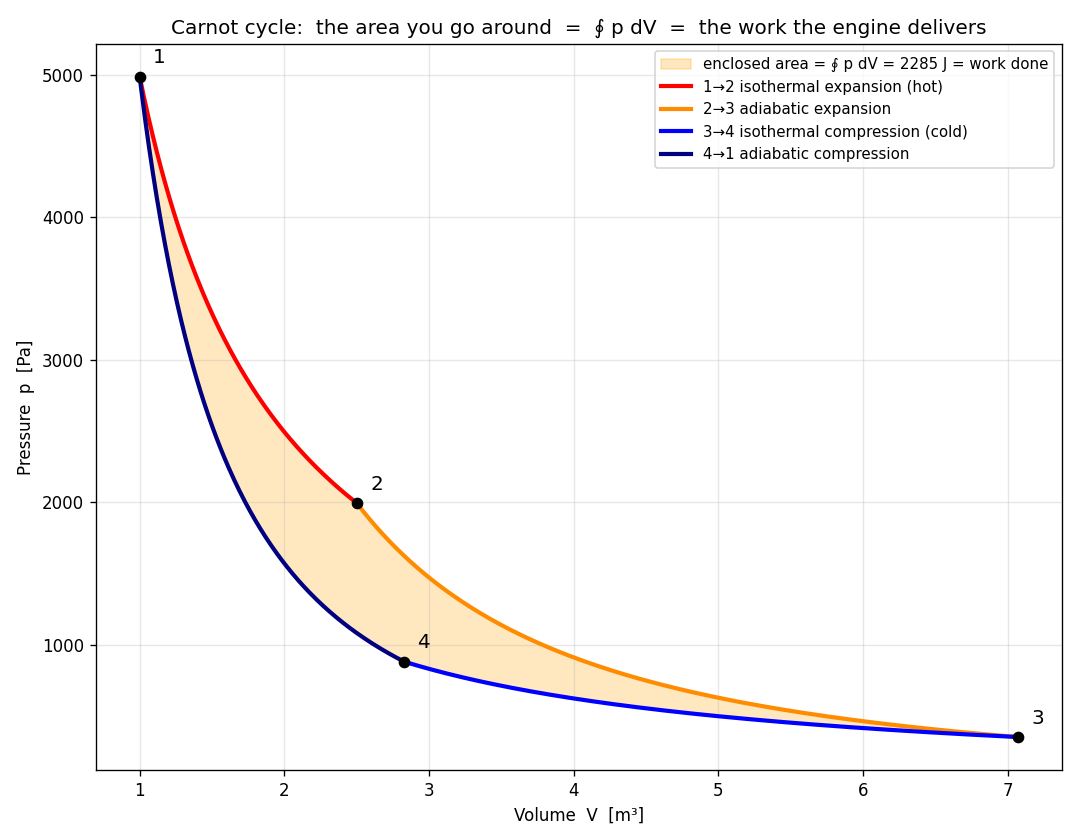

Write the Python code that produced this figure.
"""An engine runs in a loop → the area it encloses on a PV diagram IS the work.

Carnot (1824) asked the most practical question of the industrial age: how much
work can you squeeze out of heat? His answer lives on the pressure–volume plane.
Run a gas around a closed cycle — expand it, compress it, back to the start —
and the NET work it does on the world is the line integral

        W = ∮ p dV

which, for a closed loop, is just the AREA the loop encloses. Integration here
isn't an abstract ∫; it's the fuel bill of every steam engine and car.

    phenomenon:   a gas cycles: two isotherms + two adiabats (Carnot engine)
    simulation:   trace p and V around the closed loop
    dissection:   ∮ p dV computed by the trapezoid rule = enclosed area
    formula:      W = ∮ p dV,  and for Carnot  efficiency η = 1 − T_cold/T_hot
"""
from pathlib import Path

import matplotlib.pyplot as plt
import numpy as np
import torch

R = 8.314
n = 1.0
gamma = 5 / 3                 # monatomic ideal gas (Cp/Cv)
T_hot, T_cold = 600.0, 300.0

# --- the four legs of a Carnot cycle, in the order the gas traverses them ---
V1 = 1.0
V2 = 2.5                       # isothermal expansion at T_hot: V1 → V2
# adiabatic expansion T_hot → T_cold sets V3 via  T V^(γ−1) = const
V3 = V2 * (T_hot / T_cold) ** (1 / (gamma - 1))
V4 = V1 * (T_hot / T_cold) ** (1 / (gamma - 1))


def isotherm(Va, Vb, T, npts=200):
    V = np.linspace(Va, Vb, npts)
    p = n * R * T / V                      # ideal gas at fixed T
    return V, p


def adiabat(Va, Vb, Ta, npts=200):
    V = np.linspace(Va, Vb, npts)
    p = n * R * Ta / Va * (Va / V) ** gamma   # p V^γ = const
    return V, p


# --- simulation: stitch the closed loop together ---
V_a, p_a = isotherm(V1, V2, T_hot)      # 1→2 isothermal expansion (hot)
V_b, p_b = adiabat(V2, V3, T_hot)       # 2→3 adiabatic expansion
V_c, p_c = isotherm(V3, V4, T_cold)     # 3→4 isothermal compression (cold)
V_d, p_d = adiabat(V4, V1, T_cold)      # 4→1 adiabatic compression
V = np.concatenate([V_a, V_b, V_c, V_d])
p = np.concatenate([p_a, p_b, p_c, p_d])

# --- dissection: W = ∮ p dV as a discrete loop integral (trapezoid) ---
Vt, pt = torch.tensor(V), torch.tensor(p)
# close the loop explicitly
Vt = torch.cat([Vt, Vt[:1]])
pt = torch.cat([pt, pt[:1]])
work = torch.trapz(pt, Vt).item()       # ∮ p dV  (signed area of the loop)

Q_hot = n * R * T_hot * np.log(V2 / V1)     # heat absorbed on the hot isotherm
eta_measured = work / Q_hot
eta_carnot = 1 - T_cold / T_hot
print(f"∮ p dV  (net work, loop area)   = {work:.2f} J")
print(f"efficiency  W / Q_hot            = {eta_measured:.4f}")
print(f"Carnot limit  1 − T_cold/T_hot   = {eta_carnot:.4f}   (they match)")

# --- visualization: the PV loop with its enclosed area shaded = the work ---
fig, ax = plt.subplots(figsize=(9, 7))
ax.fill(V, p, color="orange", alpha=0.25, label=f"enclosed area = ∮ p dV = {work:.0f} J = work done")
ax.plot(V_a, p_a, "r-", lw=2.5, label="1→2 isothermal expansion (hot)")
ax.plot(V_b, p_b, "-", color="darkorange", lw=2.5, label="2→3 adiabatic expansion")
ax.plot(V_c, p_c, "b-", lw=2.5, label="3→4 isothermal compression (cold)")
ax.plot(V_d, p_d, "-", color="navy", lw=2.5, label="4→1 adiabatic compression")

for (Vc_, pc_, lbl) in [(V1, n*R*T_hot/V1, "1"), (V2, n*R*T_hot/V2, "2"),
                        (V3, n*R*T_cold/V3, "3"), (V4, n*R*T_cold/V4, "4")]:
    ax.plot(Vc_, pc_, "ko", ms=6)
    ax.annotate(lbl, (Vc_, pc_), textcoords="offset points", xytext=(8, 8), fontsize=12)

ax.set_xlabel("Volume  V  [m³]")
ax.set_ylabel("Pressure  p  [Pa]")
ax.set_title("Carnot cycle:  the area you go around  =  ∮ p dV  =  the work the engine delivers")
ax.legend(fontsize=9)
ax.grid(alpha=0.3)

plt.tight_layout()
out = Path(__file__).with_suffix(".png")
plt.savefig(out, dpi=120)
print(f"Saved: {out}")
